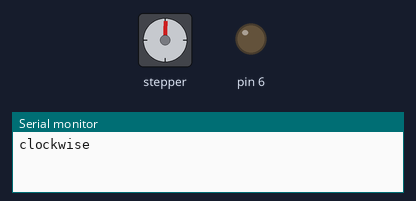
A sketch run on a simulated Arduino Uno, built with avr-gcc and run on an emulated ATmega328P. On the bench: stepper motor, output pins drawn as LEDs (lit = HIGH), the last lines printed to the serial monitor. Stepper angles assume 500 steps per turn.

Above: at 0.15 s.
At 9.82 s:
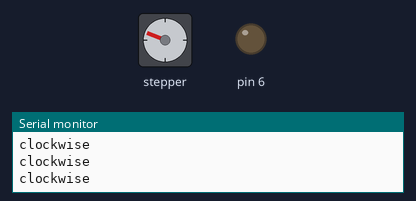
At 19.8 s:
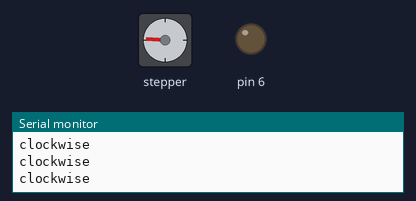
At 39.76 s:
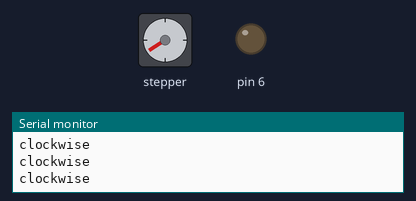
Timing chart, 0 to 40.0 s (numbered marks = the images above):
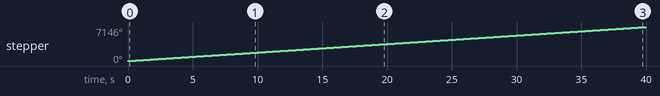

The sketch:

upper.ino
```cpp
#include <Stepper.h>

const int stepsPerRevolution = 500;  // change this to fit the number of steps per revolution
// for your motor

// initialize the stepper library on pins 8 through 11:
Stepper myStepper(stepsPerRevolution, 8, 9, 10, 11);
int a=0,b=0;
void setup() {
  pinMode(7,INPUT);
  pinMode(6,OUTPUT);
  // set the speed at 60 rpm:
  myStepper.setSpeed(30);
  // initialize the serial port:
  Serial.begin(9600);
}

void loop() {
  // step one revolution  in one direction:
//a=digitalRead(7);
//if (a==1)
//{
 Serial.println("clockwise");
 myStepper.step(stepsPerRevolution);
// delay(500);
//}
//if (a==0)
//{
//   step one revolution in the other direction:
  //Serial.println("counterclockwise");
  //myStepper.step(-stepsPerRevolution);
 // delay(500);
//}
}
```

Measured:
- by itself, stepper: keeps turning clockwise at about 179°/s
